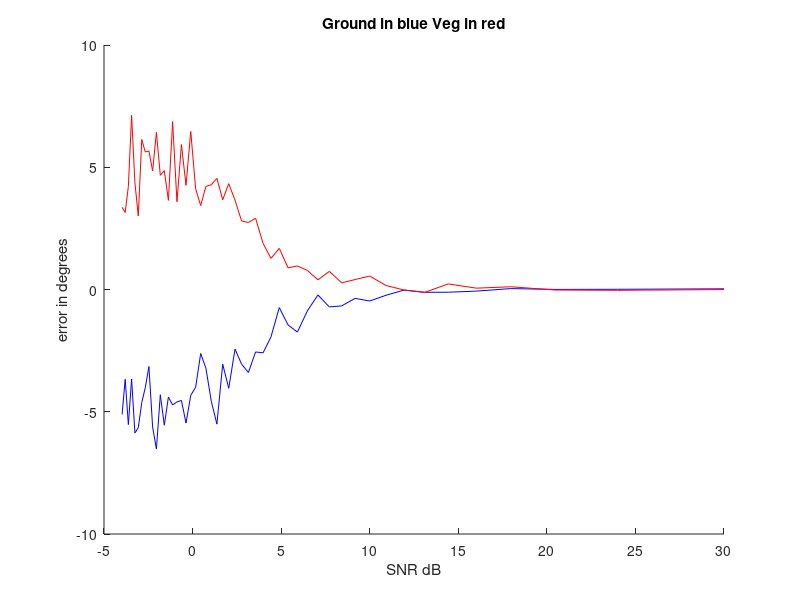
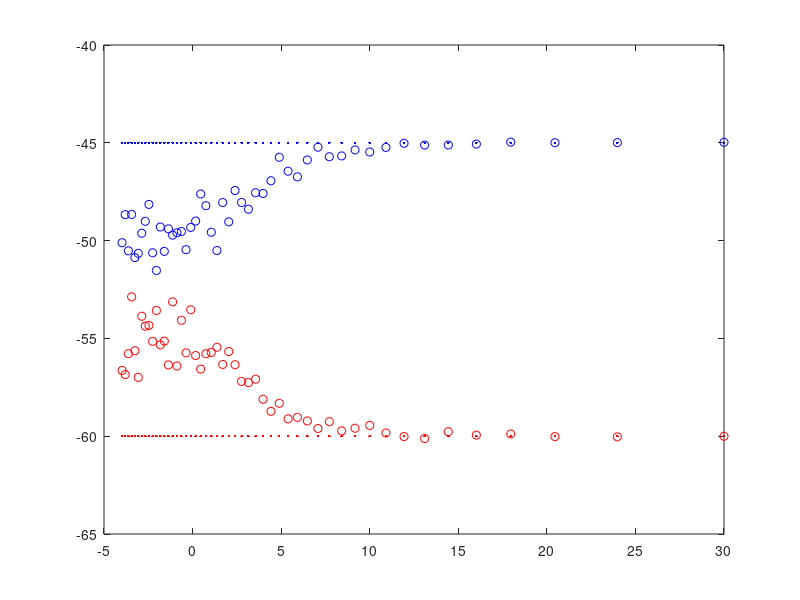

Source code (MATLAB) for these figures, in order:
%% Afric_Sim_test_espirit
clc;clear;
%% Initializations
% Setting up the enviornment
g_weight = 1; %ground weighting factor
v_weight = 1;   %veg weighting factor
n_weight = 1*10^(-3/2);% Added Noise to the System

Pol_ground = [1;1;0]; %Multivatiant Ground
Pol_vegitation = [1;0;1]; %Multivariant Vegitation

ground_offset = pi/4; % Ground Interferomitry offset
vegitation_offset = pi/3;    % Vegitation Interferomitry offset

Averaging_loop_size = 50;
Signal_samples = 100;    %size of Ensamble Average Window

Noise_samples = 50;
est_ground_angle = zeros(Noise_samples,1); est_vegitation_angle = zeros(Noise_samples,1);
%% Matrix Calculations
% Implimenting a window. Esprit and SR techniques
for Averaged_sample = 1:Noise_samples;
    Noise = Averaged_sample*n_weight;
    for unusedVariable = 1:Averaging_loop_size;
        
        g =  Pol_ground*(sqrt(-2*log(1-rand(1,Signal_samples))).*exp(1i*2*pi*rand(1,Signal_samples)));
        v =  Pol_vegitation*(sqrt(-2*log(1-rand(1,Signal_samples))).*exp(1i*2*pi*rand(1,Signal_samples)));
        
        signal_1 = g_weight*g + v_weight*v;
        signal_2 = g_weight*exp(1i*ground_offset)*g + g_weight*exp(1i*vegitation_offset)*v;
        
        AddedNoise_1 = Noise*sqrt(-2*log(1-rand(3,Signal_samples))).*exp(1i*2*pi*rand(3,Signal_samples));
        AddedNoise_2 = Noise*sqrt(-2*log(1-rand(3,Signal_samples))).*exp(1i*2*pi*rand(3,Signal_samples));

        S1 = signal_1 + AddedNoise_1;
        S2 = signal_2 + AddedNoise_2;
        
        R1 = S1*S1';
        R2 = S1*S2';
        
        A = pinv(R1)*R2;
        [u,c] = eig(A);
        
        sg = abs(Pol_ground'*u);
        [~,kk] = sort(sg,'descend');
        est_ground_angle(Averaged_sample) = est_ground_angle(Averaged_sample) + angle(c(kk(1),kk(1)))/Averaging_loop_size;
        
        sv = abs(Pol_vegitation'*u);
        [~,kk] = sort(sv,'descend');
        est_vegitation_angle(Averaged_sample) = est_vegitation_angle(Averaged_sample) + angle(c(kk(1),kk(1)))/Averaging_loop_size;
        
    end
end
temp = 1:Noise_samples;
n_snr = 10*log10(1./(temp*n_weight).^2)';
%% Ploting Results
g_error = est_ground_angle*180/pi - -1*ones(Noise_samples,1)*ground_offset*180/pi;
v_error = est_vegitation_angle*180/pi - -1*ones(Noise_samples,1)*vegitation_offset*180/pi;
figure(1);title('Ground in blue Veg in red');
hold on;
plot(n_snr,g_error,'b')
plot(n_snr,v_error,'r')
xlabel('SNR dB');ylabel('error in degrees')
hold off;

figure(2);title('Ground and Vegitation angle in degrees');
plot(n_snr,est_ground_angle*180/pi,'bo'); %Estimated ground angle
hold on;
plot(n_snr,-1*ones(Noise_samples,1)*ground_offset*180/pi,'b.'); %actual Ground Phase
plot(n_snr,est_vegitation_angle*180/pi,'ro'); %Estimated Vegitation angle
plot(n_snr,-1*ones(Noise_samples,1)*vegitation_offset*180/pi,'r.'); %actual Vegitation phase
hold off;